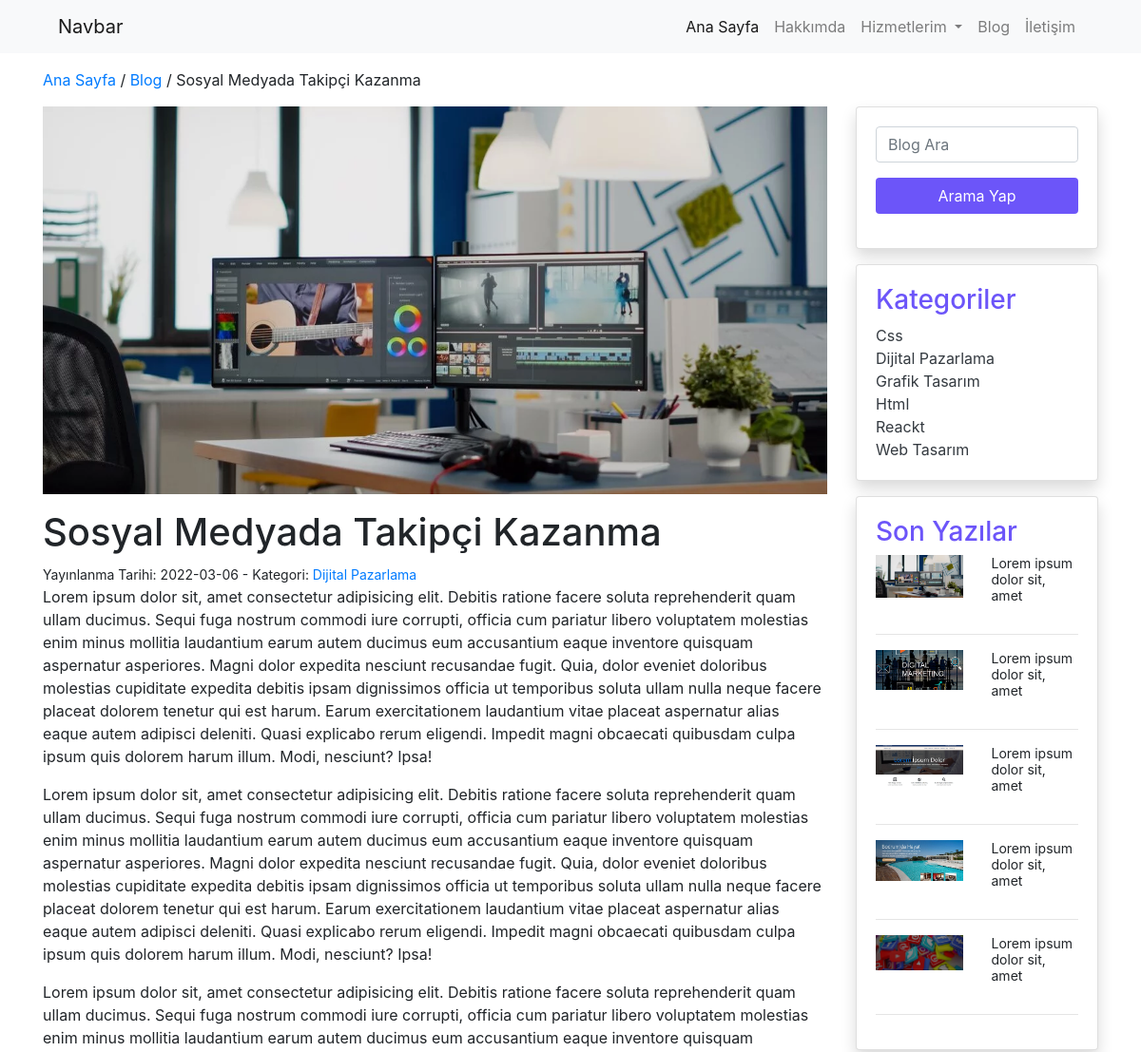
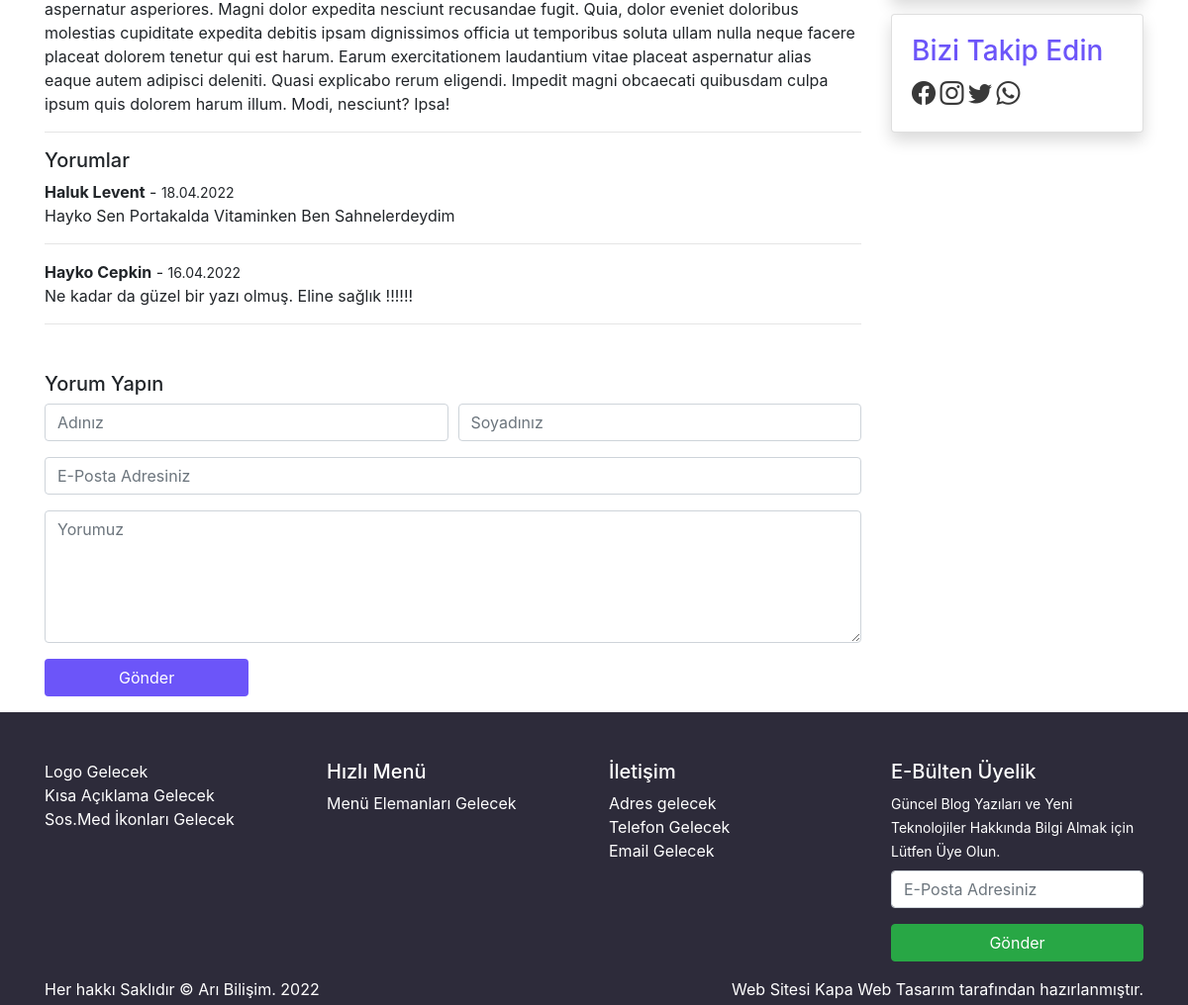
Screenshot of /sample.php?id=7 with the database file from the repository (2 pictures, top to bottom).
### tables this page shows
CREATE TABLE IF NOT EXISTS `yazilar` (
  `id` int(11) NOT NULL AUTO_INCREMENT,
  `baslik` varchar(100) NOT NULL,
  `icerik` text NOT NULL,
  `meta` varchar(160) NOT NULL,
  `foto` varchar(150) NOT NULL,
  `fotoalt` varchar(100) NOT NULL,
  `kategori` varchar(25) NOT NULL,
  `tarih` varchar(11) NOT NULL,
  `durum` varchar(15) NOT NULL,
  PRIMARY KEY (`id`)
);

CREATE TABLE IF NOT EXISTS `yorumlar` (
  `id` int(11) NOT NULL AUTO_INCREMENT,
  `adiniz` varchar(50) NOT NULL,
  `soyadiniz` varchar(50) NOT NULL,
  `email` varchar(100) NOT NULL,
  `yorum` text NOT NULL,
  `baslik` varchar(150) NOT NULL,
  `durum` varchar(15) NOT NULL,
  `tarih` text NOT NULL,
  PRIMARY KEY (`id`)
);

CREATE TABLE IF NOT EXISTS `kategoriler` (
  `id` int(11) NOT NULL AUTO_INCREMENT,
  `kategori` varchar(25) NOT NULL,
  `katturu` varchar(15) NOT NULL,
  `ustkat` varchar(30) NOT NULL,
  `meta` text NOT NULL,
  PRIMARY KEY (`id`)
);

CREATE TABLE IF NOT EXISTS `ayarlar` (
  `id` int(11) NOT NULL AUTO_INCREMENT,
  `adres` varchar(100) NOT NULL,
  `telefon` varchar(15) NOT NULL,
  `email` varchar(100) NOT NULL,
  `harita` text NOT NULL,
  `tanitim` text NOT NULL,
  `logo` varchar(100) NOT NULL,
  `blogbanner` varchar(100) NOT NULL,
  `iletisimbanner` varchar(100) NOT NULL,
  `facebook` varchar(50) NOT NULL,
  `instagram` varchar(50) NOT NULL,
  `twitter` varchar(50) NOT NULL,
  `whatsapp` varchar(100) NOT NULL,
  `analitik` text NOT NULL,
  `konsol` text NOT NULL,
  `piksel` text NOT NULL,
  `copy` varchar(60) NOT NULL,
  PRIMARY KEY (`id`)
);

### sample.php (the view, shortened to what this page needs)
<?php
require_once('header.php');
$id = $_GET['id'];
$sorgu_makale = $db->prepare('select * from yazilar where id=?');
$sorgu_makale->execute(array($id));
$satir_makale = $sorgu_makale->fetch();
?>
<section id="bread" class="py-3">
    <div class="container">
        <div class="row">
            <div class="col-12">
                <a href="index.php">Ana Sayfa</a> / <a href="blog.php">Blog</a> / <?php echo $satir_makale['baslik']; ?>
            </div>
        </div>
    </div>
</section>
<section id="content">
    <div class="container">
        <div class="row">
            <div class="col-md-9">
                <img src="<?php echo substr($satir_makale['foto'], 3); ?>" alt="<?php echo $satir_makale['fotoalt']; ?>" class="w-100 mb-3">
                <h1><?php echo $satir_makale['baslik']; ?></h1>
                <small>Yayınlanma Tarihi: <?php echo $satir_makale['tarih']; ?> - Kategori: <a href="kategoripage.php?kategori=<?php echo $satir_makale['kategori']; ?>"><?php echo $satir_makale['kategori']; ?></a> </small> <br>
                <?php echo $satir_makale['icerik']; ?>
                <hr>
                <h5>Yorumlar</h5>
                <?php
                $sorgu_yorumlar = $db->prepare('select * from yorumlar where durum = "onaylandı" order by id desc');
                $sorgu_yorumlar->execute();
                if ($sorgu_yorumlar->rowCount()) {
                    foreach ($sorgu_yorumlar as $satir_yorumlar) {
                        if ($satir_yorumlar['baslik'] == $satir_makale['baslik']) {
                ?>
                            <strong><?php echo $satir_yorumlar['adiniz'] . ' ' . $satir_yorumlar['soyadiniz']; ?></strong> - <small><?php echo$satir_yorumlar['tarih']; ?></small><br>
                            <p><?php echo $satir_yorumlar['yorum']; ?></p>
                            <hr>
                <?php
                        }
                    }
                }
               ?>
                <h5 class="mt-5">Yorum Yapın</h5>
                <form method="post" class="form-row">
                    <div class="col-md-6">
                        <div class="form-group">
                            <input type="text" name="adiniz" placeholder="Adınız" class="form-control">
                        </div>
                    </div>
                    <div class="col-md-6">
                        <div class="form-group">
                            <input type="text" name="soyadiniz" placeholder="Soyadınız" class="form-control">
                        </div>
                    </div>
                    <div class="col-12">
                        <div class="form-group">
                            <input type="email" name="email" placeholder="E-Posta Adresiniz" class="form-control">
                        </div>
                    </div>
                    <div class="col-12">
                        <div class="form-group">
                            <textarea name="yorum" placeholder="Yorumuz" rows="5" class="form-control"></textarea>
                        </div>
                    </div>
                    <div class="col-12">
                        <div class="form-group">
                            <button type="submit" class="btn btn-mor w-25">Gönder</button>
                        </div>
                    </div>
                </form>
            </div>
            <?php require_once('sidebar.php'); ?>
        </div>
    </div>
</section>
<?php require_once('footer.php'); ?>

### sidebar.php
<div class="col-md-3">
    <div class="row">
        <div class="col-12">
            <div class="card shadow">
                <div class="card-body">
                    <form method="get">
                        <div class="form-group">
                            <input type="search" name="arama" placeholder="Blog Ara" class="form-control">
                        </div>
                        <div class="form-group">
                            <input type="submit" value="Arama Yap" class="btn btn-mor w-100">
                        </div>
                    </form>
                </div>
            </div>
        </div>
    </div>
    <div class="row my-3">
        <div class="col-12">
            <div class="card shadow">
                <div class="card-body">
                    <h3 class="mor">Kategoriler</h3>
                    <?php
                    $sorgu_katlist = $db->prepare('select * from kategoriler order by kategori asc');
                    $sorgu_katlist->execute();
                    if ($sorgu_katlist->rowCount()) {
                        foreach ($sorgu_katlist as $satir_katlist) {
                    ?>
                            <a href="kategoripage.php?kategori=<?php echo $satir_katlist['kategori']; ?>" class="text-dark text-decoration-none"><?php echo $satir_katlist['kategori']; ?></a><br>
                    <?php
                        }
                    }
                    ?>
                </div>
            </div>
        </div>
    </div>
    <div class="row">
        <div class="col-12">
            <div class="card shadow">
                <div class="card-body">
                    <h3 class="mor">Son Yazılar</h3>
                    <?php
                    $sorgu_yazilar = $db->prepare('select * from yazilar order by id desc limit 5');
                    $sorgu_yazilar->execute();
                    if ($sorgu_yazilar->rowCount()) {
                        foreach ($sorgu_yazilar as $satir_yazilar) {
                    ?>
                            <div class="row mt-2">
                                <div class="col-md-6">
                                    <a href="sample.php?id=<?php echo $satir_yazilar['id']; ?>">
                                        <img src="<?php echo substr($satir_yazilar['foto'], 3); ?>" alt="<?php echo $satir_yazilar['fotoalt']; ?>" class="img-fluid">
                                    </a>
                                </div>
                                <div class="col-md-6 smallYazi">
                                    <small><?php echo substr($satir_yazilar['icerik'], 0, 30); ?></small>
                                </div>
                            </div>
                            <hr>
                    <?php
                        }
                    }
                    ?>
                </div>
            </div>
        </div>
    </div>
    <div class="row mt-3 sosmed">
        <div class="col-12">
            <div class="card shadow">
                <div class="card-body">
                    <h3 class="mor">Bizi Takip Edin</h3>
                    <?php
                    $sorgu_sosmed = $db->prepare('select * from ayarlar');
                    $sorgu_sosmed->execute();
                    $satir_sosmed = $sorgu_sosmed->fetch();
                    if ($sorgu_sosmed->rowCount()) {
                    ?>
                        <a href="<?php echo $satir_sosmed['facebook']; ?>" target="_blank"><i class="bi bi-facebook"></i></a>
                        <a href="<?php echo $satir_sosmed['instagram']; ?>" target="_blank"><i class="bi bi-instagram"></i></a>
                        <a href="<?php echo $satir_sosmed['twitter']; ?>" target="_blank"><i class="bi bi-twitter"></i></a>
                        <a href="<?php echo $satir_sosmed['whatsapp']; ?>" target="_blank"><i class="bi bi-whatsapp"></i></a>
                    <?php
                    }
                    ?>
                </div>
            </div>
        </div>
    </div>
</div>

### footer.php (shortened to what this page needs)
<section id="footer" class="pt-5 pb-1 text-white">
    <div class="container">
        <div class="row">
            <div class="col-md-3">
                Logo Gelecek <br> Kısa Açıklama Gelecek <br> Sos.Med İkonları Gelecek
            </div>
            <div class="col-md-3">
                <h5>Hızlı Menü</h5>
                Menü Elemanları Gelecek
            </div>
            <div class="col-md-3">
                <h5>İletişim</h5>
                Adres gelecek <br> Telefon Gelecek <br> Email Gelecek
            </div>
            <div class="col-md-3">
                <h5>E-Bülten Üyelik</h5>
                <small>Güncel Blog Yazıları ve Yeni Teknolojiler Hakkında Bilgi Almak için Lütfen Üye Olun.</small>
                <form method="post" class="mt-2">
                    <div class="form-group">
                        <input type="email" name="email" class="form-control" placeholder="E-Posta Adresiniz">
                    </div>
                    <div class="form-group">
                        <input type="submit" value="Gönder" class="btn btn-success w-100">
                    </div>
                </form>
            </div>
        </div>
        <div class="row">
            <div class="col-md-6">
                <?php
                $sorgu_bottom = $db->prepare('select * from ayarlar order by id desc limit 1');
                $sorgu_bottom->execute();
                $satir_bottom = $sorgu_bottom->fetch();
                echo $satir_bottom['copy'].' '.date('Y');
                ?>
            </div>
            <div class="col-md-6 text-right">
                Web Sitesi <a href="#">Kapa Web Tasarım</a> tarafından hazırlanmıştır.
            </div>
        </div>
    </div>
</section>
</body>
</html>

### css/style.css (style rules this page uses)
#footer { background-color: #2d2b3a; }
#footer a { color: #fff; }
.mor { color: #6c55f9; }
.btn-mor { background-color: #6c55f9; color: #fff; }
.smallYazi p { line-height: 16px !important; }
.sosmed a { color: #393939 !important; font-size: 24px !important; }

### rows the page displays
yazilar: baslik "Sosyal Medyada Takipçi Kazanma", foto (picture), tarih "2022-03-06", kategori "Dijital Pazarlama", icerik "Lorem ipsum dolor sit, amet consectetur adipisicing elit. Debitis ratione facere soluta reprehenderit quam ullam ducimus. Sequi fuga nostrum commodi iure corrupti, officia cum pariatur libero voluptatem molestias enim minus mollitia laudantium earum autem ducimus eum accusantium eaque inventore quisquam aspernatur asperiores. Magni dolor expedita nesciunt recusandae fugit. Quia, dolor eveniet doloribus molestias cupiditate expedita debitis ipsam dignissimos officia ut temporibus soluta ullam nulla neque facere placeat dolorem tenetur qui est harum. Earum exercitationem laudantium vitae placeat aspernatur alias eaque autem adipisci deleniti. Quasi explicabo rerum eligendi. Impedit magni…", icerik "Lorem ipsum dolor sit, amet"
yorumlar: adiniz "Haluk", soyadiniz "Levent", tarih "18.04.2022", yorum "Hayko Sen Portakalda Vitaminken Ben Sahnelerdeydim"
yorumlar: adiniz "Hayko", soyadiniz "Cepkin", tarih "16.04.2022", yorum "Ne kadar da güzel bir yazı olmuş. Eline sağlık !!!!!!"
kategoriler: kategori "Css"
kategoriler: kategori "Dijital Pazarlama"
kategoriler: kategori "Grafik Tasarım"
kategoriler: kategori "Html"
kategoriler: kategori "Reackt"
kategoriler: kategori "Web Tasarım"
yazilar: foto (picture), icerik "Lorem ipsum dolor sit, amet"
yazilar: foto (picture), icerik "Lorem ipsum dolor sit, amet"
yazilar: foto (picture), icerik "Lorem ipsum dolor sit, amet"
yazilar: foto (picture), icerik "Lorem ipsum dolor sit, amet"
ayarlar: copy "Her hakkı Saklıdır © Arı Bilişim."
